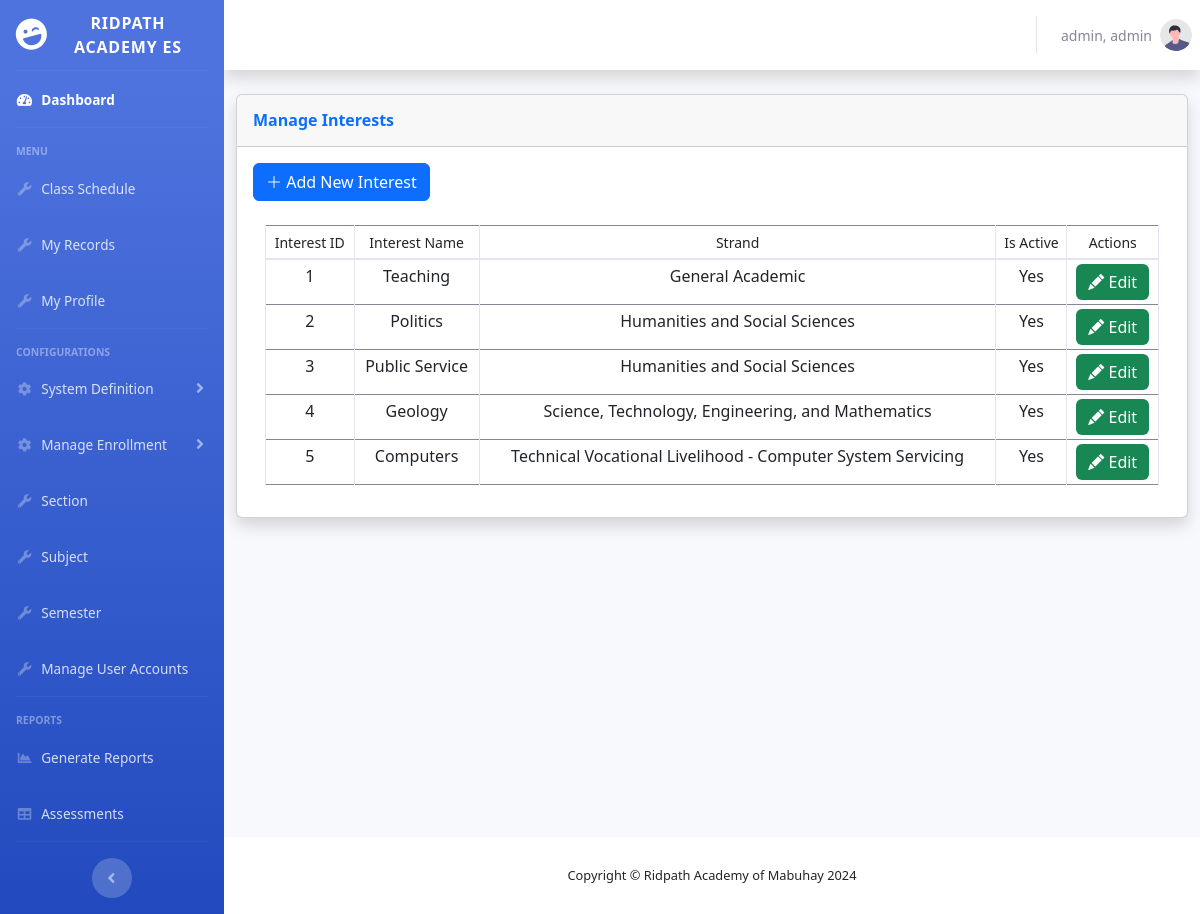
Before: /admin/interests.php (signed in) with the older database file.
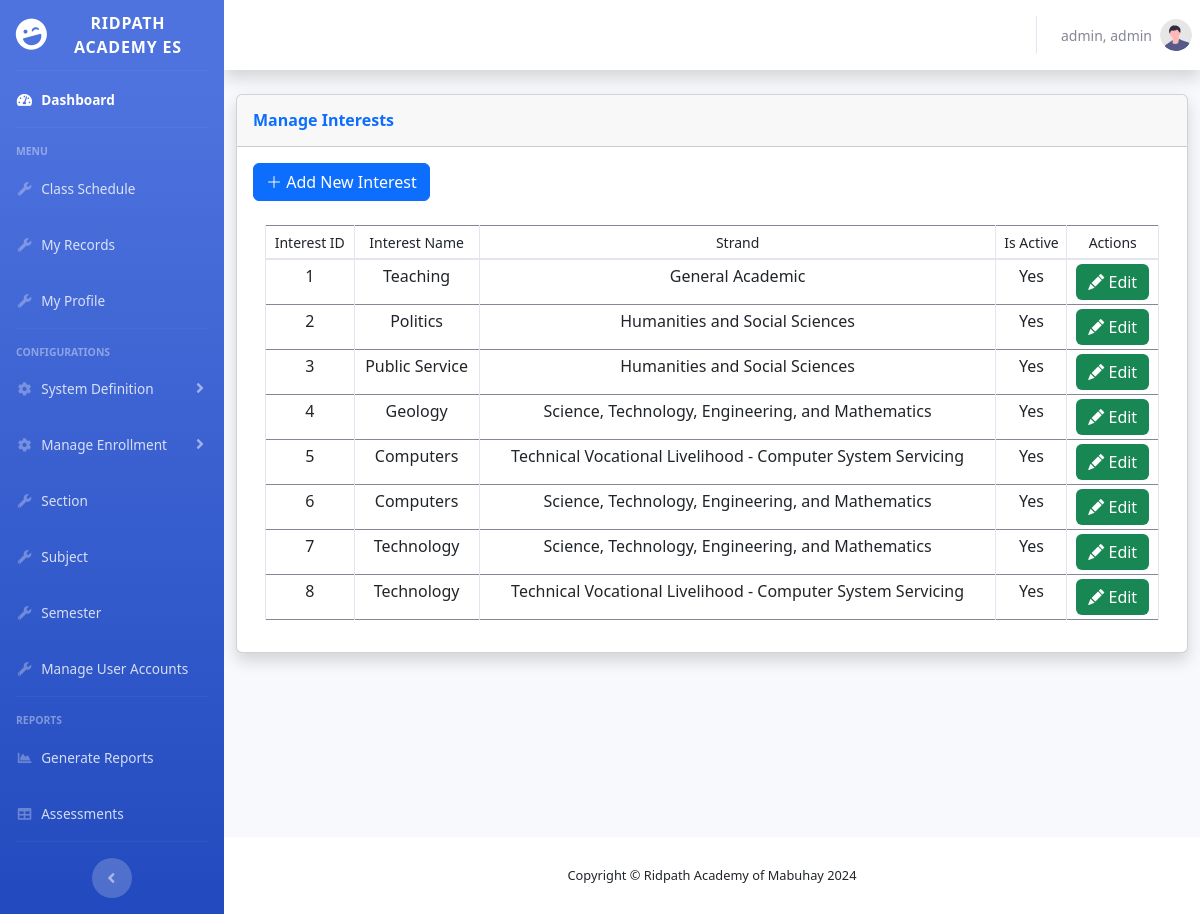
After: the same page with the newer database file.
### tables this page shows
CREATE TABLE `interests` (
  `interestID` int(254) NOT NULL,
  `description` varchar(254) NOT NULL,
  `strandID` int(254) NOT NULL,
  `isactive` varchar(10) NOT NULL
);

CREATE TABLE `strands` (
  `strandID` int(254) NOT NULL,
  `strandname` varchar(254) NOT NULL,
  `abbreviation` varchar(254) NOT NULL,
  `isactive` varchar(10) NOT NULL
);

### admin/interests.php (the view, shortened to what this page needs)
<?php
    require '../shared/header.php';
?>
                <div class="container-fluid">
                    <div class="row">
                        <div class="col-xl-12 col-lg-12">
                            <div class="card shadow mb-4">
                                <div
                                    class="card-header py-3 d-flex flex-row align-items-center justify-content-between">
                                    <h6 class="m-0 font-weight-bold text-primary">Manage Interests</h6>
                                </div>
                                <div class="card-body">
                                    <div class="row" id="page-btn-container">
                                        <div class="col-4">
                                        <button class="btn btn-primary" id="page-btn" data-bs-toggle="modal" data-bs-target="#modal-Add"><i class="bi bi-plus-lg"></i> Add New Interest</button>
                                        </div>
                                    </div>
                                    <div class="container">
                                    <div class="table-responsive mt-4">
                                    <table class="table table-hover table-bordered table-sm w-100" id="table">
                                        <thead>
                                        <tr>
                                            <th scope="col" class="text-center" id="th"><small>Interest ID</small></th>
                                            <th scope="col" class="text-center" id="th"><small>Interest Name</small></th>
                                            <th scope="col" class="text-center" id="th"><small>Strand</small></th>
                                            <th scope="col" class="text-center" id="th"><small>Is Active</small></th>
                                            <th scope="col" class="text-center" id="th"><small>Actions</small></th>
                                        </tr>
                                        </thead>
                                        <tbody>
                                        <?php
                                        $fetchQuery = "SELECT * FROM interests LEFT JOIN strands ON interests.strandID = strands.strandID";
                                        $fetchedData = mysqli_query($conn, $fetchQuery);
                                        while($DataArray = mysqli_fetch_assoc($fetchedData)){
                                            $ID = $DataArray['interestID'];
                                            $interestname = $DataArray['description'];
                                            $strandname = $DataArray['strandname'];
                                            $status = $DataArray['isactive'];
                                            ?>
                                            <tr>
                                                <td class="text-center" id="td"><?php echo $ID; ?></td>
                                                <td class="text-center" id="td"><?php echo $interestname; ?></td>
                                                <td class="text-center" id="td"><?php echo $strandname; ?></td>
                                                <td class="text-center" id="td"><?php echo $status; ?></td>
                                                <td class="text-center" id="td">
                                                    <button class="btn btn-success border-0" title="Edit" id="table-button"
                                                            data-bs-toggle="modal"
                                                            data-bs-target="#modal-Edit"
                                                            data-bs-interestID="<?php echo $ID;?>"
                                                            >
                                                            <i class="bi bi-pencil-fill" id="table-btn-icon"></i> <span id="tablebutton-text">Edit</span>
                                                    </button>
                                                </td>
                                            </tr>
                                            <?php
                                        }
                                        ?>
                                        </tbody>
                                    </table>
                                    </div>
                                    </div>
                                </div>
                            </div>
                        </div>
                    </div>
                </div>
            </div>
<?php
    require '../shared/footer.php';
?>

Changed rows visible on the page:
added interests: interestID "6", description "Computers", strandID.strandname "Science, Technology, Engineering, and Mathematics", strandID.isactive "Yes"
added interests: interestID "7", description "Technology", strandID.strandname "Science, Technology, Engineering, and Mathematics", strandID.isactive "Yes"
added interests: interestID "8", description "Technology", strandID.strandname "Technical Vocational Livelihood - Computer System Servicing", strandID.isactive "Yes"
